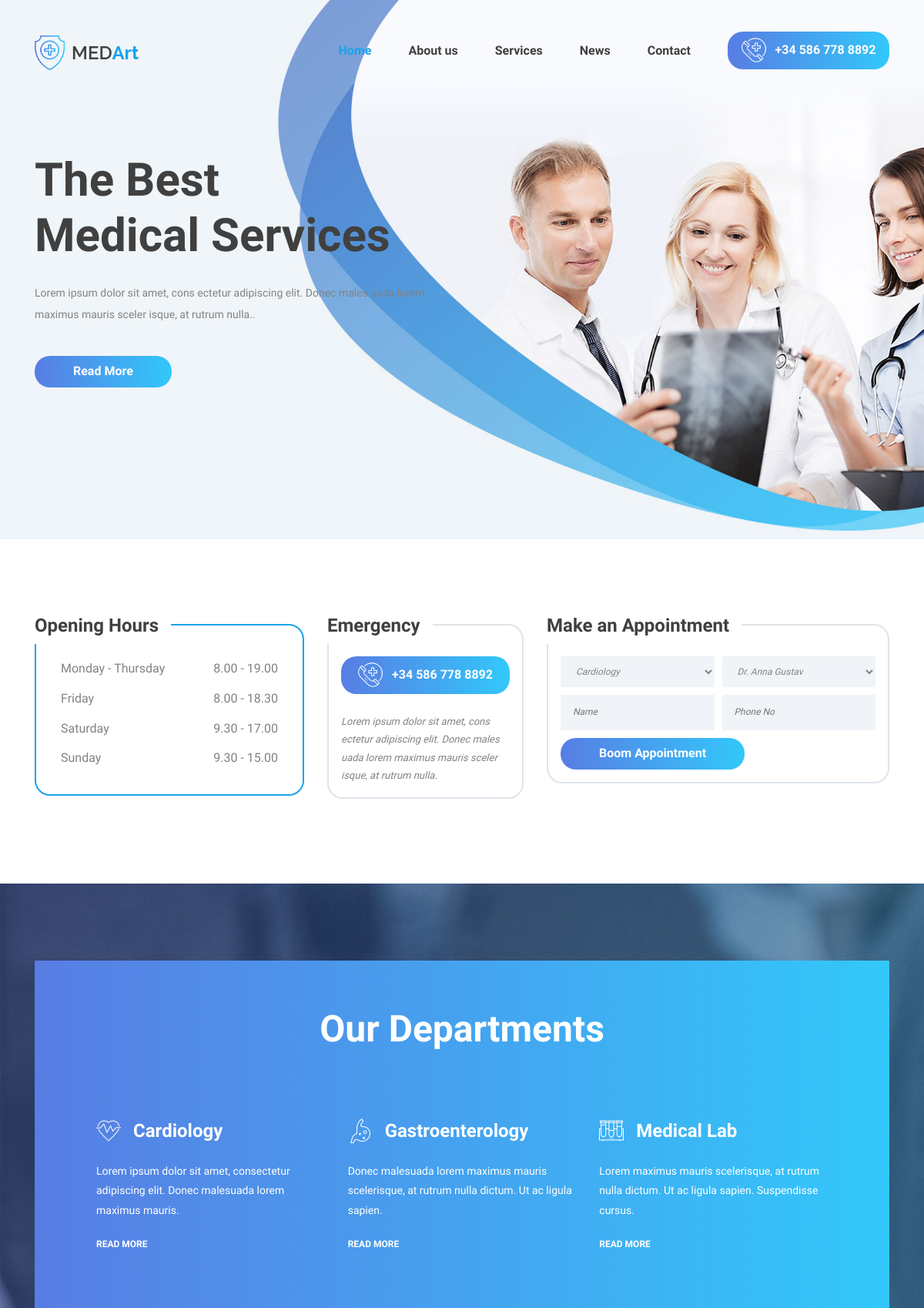
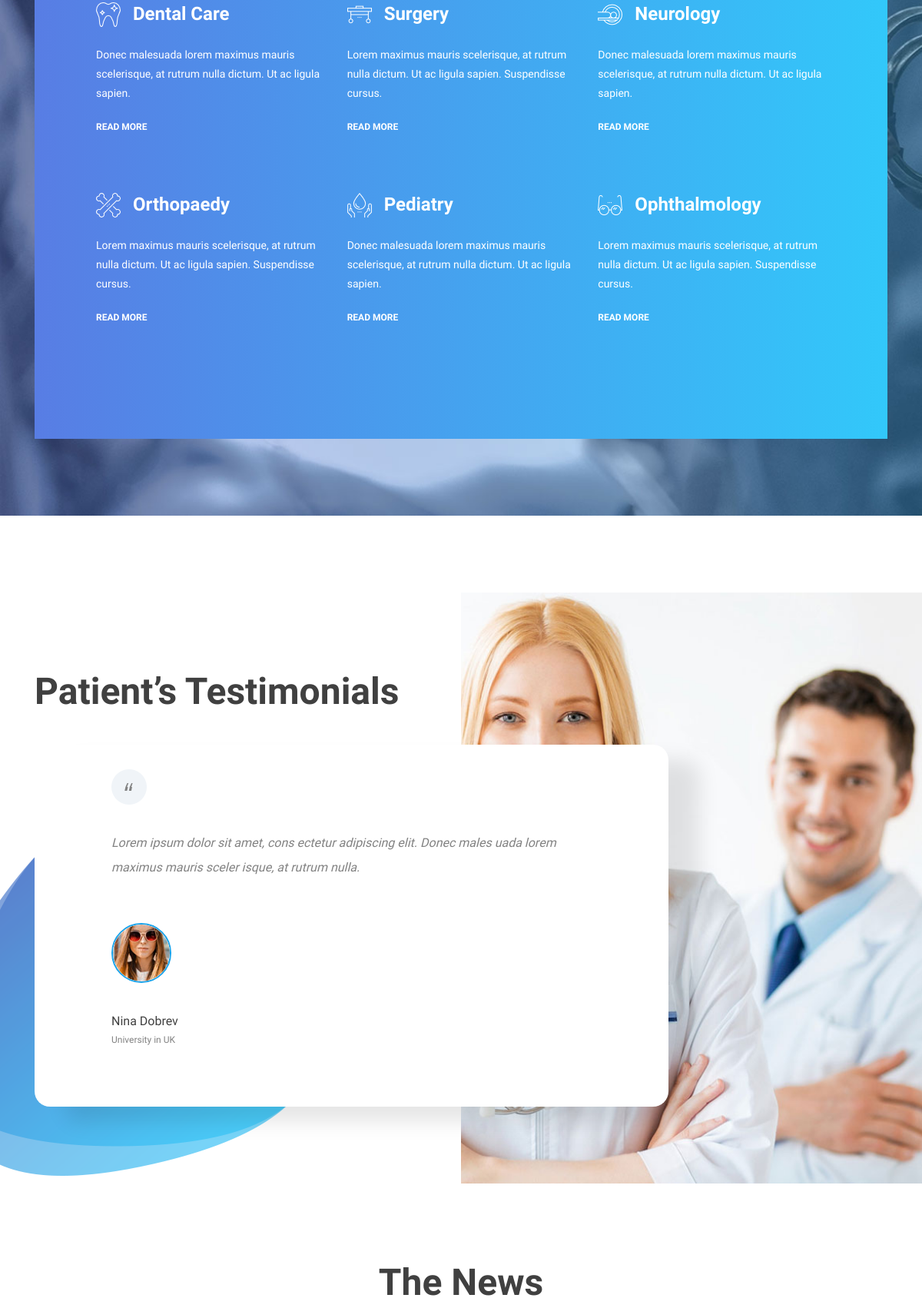
The page / (upper part) on the database its author committed (2 pictures, top to bottom).
### home/models.py (models this page shows, shortened)
class index(models.Model):
    slider_image = models.ImageField(upload_to='images/')
    slider_u_title = models.CharField(max_length=200)
    slider_l_title = models.CharField(max_length=200)
    slider_description = models.TextField()

class opening_hour(models.Model):
    day_open = models.CharField(max_length=200)
    time_open = models.CharField(max_length=200)

class emergency(models.Model):
    emer_num = models.CharField(max_length=200)
    emer_descrip = models.CharField(max_length=200)

class our_department(models.Model):
    dep_name = models.CharField(max_length=200)
    dep_description = models.TextField()
    dep_image = models.ImageField(upload_to='images/')

class patient_testimonial(models.Model):
    pat_description = models.TextField()
    pat_image = models.ImageField(upload_to='images/')
    pat_name = models.CharField(max_length=200)
    pat_address = models.TextField()

### home/views.py (the view)
# urls.py: path('', indexView.as_view(), name='index'),
class indexView(TemplateView):
    template_name = 'home/index.html'
    queryset = index.objects.all()
    queryset2 = opening_hour.objects.all()
    queryset3 = emergency.objects.all()
    queryset4 = our_department.objects.all()
    queryset5 = patient_testimonial.objects.all()
    queryset7 = appoint_depart.objects.all()
    queryset8 = appoint_doctor.objects.all()
    queryset9 = the_new.objects.all()
    def get_context_data(self, **kwargs):
        context = super(indexView, self).get_context_data(**kwargs)
        context['object_home'] = self.queryset
        context['hours_open'] = self.queryset2
        context['emerg'] = self.queryset3
        context['depart'] = self.queryset4
        context['pat_test'] = self.queryset5
        context['appo_depart'] = self.queryset7
        context['appo_doctor'] = self.queryset8
        context['new'] = self.queryset9
        return context

### home/templates/home/index.html (shortened to what this page needs)
{% extends 'base.html'%}
{% block content %}
    <div class="swiper-container hero-slider">
        <div class="swiper-wrapper">
            {% for item in object_home %}
                <div class="swiper-slide hero-content-wrap"
                     style="background-image: url('{{ item.slider_image.url }}')">
                    <div class="hero-content-overlay position-absolute w-100 h-100">
                        <div class="container h-100">
                            <div class="row h-100">
                                <div class="col-12 col-lg-6 d-flex flex-column justify-content-center align-items-start">
                                    <header class="entry-header">
                                        <h1>{{ item.slider_u_title }} <br>{{ item.slider_l_title }} </h1>
                                    </header>
                                    <div class="entry-content mt-4">
                                        <p>{{ item.slider_description }}.</p>
                                    </div>
                                    <footer class="entry-footer d-flex flex-wrap align-items-center mt-4">
                                        <a href="#" class="button gradient-bg">Read More</a>
                                    </footer>
                                </div>
                            </div>
                        </div>
                    </div>
                </div>
            {% endfor %}
        </div>
    </div>
<div class="homepage-boxes">
    <div class="container">
        <div class="row">
            <div class="col-12 col-md-6 col-lg-4">
                <div class="opening-hours">
                    <h2 class="d-flex align-items-center">Opening Hours</h2>
                    <ul class="p-0 m-0">
                        {% for i in hours_open %}
                            <li>{{ i.day_open }} <span>{{ i.time_open }}</span></li>
                        {% endfor %}
                    </ul>
                </div>
            </div>
            <div class="col-12 col-md-6 col-lg-3 mt-5 mt-md-0">
                <div class="emergency-box">
                    <h2 class="d-flex align-items-center">Emergency</h2>
                    {% for i in emerg %}
                        <div class="call-btn button gradient-bg">
                            <a class="d-flex justify-content-center align-items-center" href="#"><img
                                    src="static/images/emergency-call.png"> {{ i.emer_num }}</a>
                        </div>
                        <p>{{ i.emer_descrip }}</p>
                    {% endfor %}</div>
            </div>
            <div class="col-12 col-md-6 col-lg-5 mt-5 mt-lg-0">
                <div class="appointment-box">
                    <h2 class="d-flex align-items-center">Make an Appointment</h2>
                    <form class="d-flex flex-wrap justify-content-between" id="appoint-form">{% csrf_token %}
                        <select class="select-department" id="department" name="department">
                            {% for i in appo_depart %}
                            <option value="{{ i.id }}">{{ i.dep_name }}</option>
                            {% endfor %}
                        </select>
                        <select class="select-doctor" id="doctor" name="doctor">
                            {% for i in appo_doctor %}
                            <option value="{{ i.id }}">{{ i.doctor_name }}</option>
                            {% endfor %}
                        </select>
                        <input type="text" placeholder="Name" id="name" name="name">
                        <input type="number" placeholder="Phone No" id="phone" name="phone">
                        <button class="button gradient-bg" style="cursor: pointer" type="submit" id="submit">Boom Appointment</button>
                            <br>
                    </form>
                </div>
            </div>
        </div>
    </div>
</div>
<div class="our-departments">
    <div class="container">
        <div class="row">
            <div class="col-12">
                <div class="our-departments-wrap">
                    <h2>Our Departments</h2>
                    <div class="row">
                        {% for item in depart %}
                            <div class="col-12 col-md-6 col-lg-4">
                                <div class="our-departments-cont">
                                    <header class="entry-header d-flex flex-wrap align-items-center">
                                        <img src="{{ item.dep_image.url }}" alt="">
                                        <h3>{{ item.dep_name }}</h3>
                                    </header>
                                    <div class="entry-content">
                                        <p>{{ item.dep_description }}</p>
                                    </div>
                                    <footer class="entry-footer">
                                        <a href="#">read more</a>
                                    </footer>
                                </div>
                            </div>
                        {% endfor %}
                    </div>
                </div>
            </div>
        </div>
    </div>
</div>
<section class="testimonial-section">
    <div class="container">
        <div class="row">
            <div class="col-12">
                <h2>Patient’s Testimonials</h2>
            </div>
        </div>
    </div>
    <div class="testimonial-slider">
        <div class="container">
            <div class="row">
                <div class="col-12 col-lg-9">
                    <div class="testimonial-bg-shape">
                        <div class="swiper-container testimonial-slider-wrap">
                            <div class="swiper-wrapper">
                                {% for item in pat_test %}
                                    <div class="swiper-slide">
                                        <div class="entry-content">
                                            <p>{{ item.pat_description }}</p>
                                        </div>
                                        <div class="entry-footer">
                                            <figure class="user-avatar">
                                                <img src="{{ item.pat_image.url }}" alt="">
                                            </figure>
                                            <h3 class="testimonial-user">{{ item.pat_name }} <span>{{ item.pat_address }}</span>
                                            </h3>
                                        </div>
                                    </div>
                                {% endfor %}
                            </div>
                            <div class="swiper-pagination-wrap">
                                <div class="container">
                                    <div class="row">
                                        <div class="col-12">
                                        </div>
                                    </div>
                                </div>
                            </div>
                        </div>
                    </div>
                </div>
            </div>
        </div>
    </div>
</section>
<div class="the-news">
    <div class="container">
        <div class="row">
            <div class="col-12">
                <h2>The News</h2>
            </div>
        </div>
    </div>
</div>
{% endblock %}

### rows shown on the page
index: slider_image (picture), slider_u_title "The Best", slider_l_title "Medical Services", slider_description "Lorem ipsum dolor sit amet, cons ectetur adipiscing elit. Donec males uada lorem maximus mauris sceler isque, at rutrum nulla."
opening_hour: day_open "Monday - Thursday", time_open "8.00 - 19.00"
opening_hour: day_open "Friday", time_open "8.00 - 18.30"
opening_hour: day_open "Saturday", time_open "9.30 - 17.00"
opening_hour: day_open "Sunday", time_open "9.30 - 15.00"
emergency: emer_num "+34 586 778 8892", emer_descrip "Lorem ipsum dolor sit amet, cons ectetur adipiscing elit. Donec males uada lorem maximus mauris sceler isque, at rutrum nulla."
our_department: dep_image (picture), dep_name "Cardiology", dep_description "Lorem ipsum dolor sit amet, consectetur adipiscing elit. Donec malesuada lorem maximus mauris."
our_department: dep_image (picture), dep_name "Gastroenterology", dep_description "Donec malesuada lorem maximus mauris scelerisque, at rutrum nulla dictum. Ut ac ligula sapien."
our_department: dep_image (picture), dep_name "Medical Lab", dep_description "Lorem maximus mauris scelerisque, at rutrum nulla dictum. Ut ac ligula sapien. Suspendisse cursus."
our_department: dep_image (picture), dep_name "Dental Care", dep_description "Donec malesuada lorem maximus mauris scelerisque, at rutrum nulla dictum. Ut ac ligula sapien."
our_department: dep_image (picture), dep_name "Surgery", dep_description "Lorem maximus mauris scelerisque, at rutrum nulla dictum. Ut ac ligula sapien. Suspendisse cursus."
our_department: dep_image (picture), dep_name "Neurology", dep_description "Donec malesuada lorem maximus mauris scelerisque, at rutrum nulla dictum. Ut ac ligula sapien."
our_department: dep_image (picture), dep_name "Orthopaedy", dep_description "Lorem maximus mauris scelerisque, at rutrum nulla dictum. Ut ac ligula sapien. Suspendisse cursus."
our_department: dep_image (picture), dep_name "Pediatry", dep_description "Donec malesuada lorem maximus mauris scelerisque, at rutrum nulla dictum. Ut ac ligula sapien."
our_department: dep_image (picture), dep_name "Ophthalmology", dep_description "Lorem maximus mauris scelerisque, at rutrum nulla dictum. Ut ac ligula sapien. Suspendisse cursus."
patient_testimonial: pat_description "Lorem ipsum dolor sit amet, cons ectetur adipiscing elit. Donec males uada lorem maximus mauris sceler isque, at rutrum nulla.", pat_image (picture), pat_name "Nina Dobrev", pat_address "University in UK"

### other values the page prints
form field department "Cardiology"
form field doctor "Dr. Anna Gustav"
